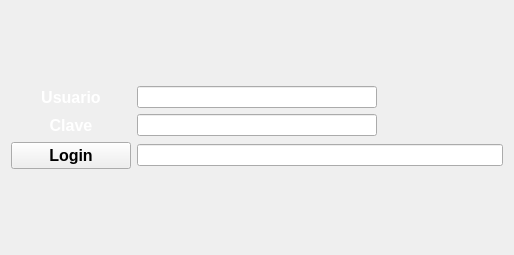
<?xml version="1.0" encoding="UTF-8"?>
<ui version="4.0">
 <class>Login</class>
 <widget class="QWidget" name="Login">
  <property name="geometry">
   <rect>
    <x>0</x>
    <y>0</y>
    <width>514</width>
    <height>255</height>
   </rect>
  </property>
  <property name="windowTitle">
   <string>Login</string>
  </property>
  <layout class="QGridLayout" name="gridLayout_4">
   <item row="0" column="0">
    <layout class="QGridLayout" name="gridLayout_3">
     <item row="0" column="1" colspan="2">
      <widget class="QLineEdit" name="leUsuario"/>
     </item>
     <item row="1" column="1" colspan="2">
      <widget class="QLineEdit" name="leClave"/>
     </item>
     <item row="1" column="0">
      <widget class="QLabel" name="lClave">
       <property name="font">
        <font>
         <pointsize>12</pointsize>
         <bold>true</bold>
        </font>
       </property>
       <property name="styleSheet">
        <string notr="true">color:white;</string>
       </property>
       <property name="text">
        <string>Clave</string>
       </property>
       <property name="alignment">
        <set>Qt::AlignCenter</set>
       </property>
      </widget>
     </item>
     <item row="2" column="0">
      <widget class="QPushButton" name="pbIngresar">
       <property name="font">
        <font>
         <pointsize>12</pointsize>
         <bold>true</bold>
        </font>
       </property>
       <property name="text">
        <string>Login</string>
       </property>
      </widget>
     </item>
     <item row="2" column="1" colspan="3">
      <widget class="QLineEdit" name="leURL"/>
     </item>
     <item row="0" column="0">
      <widget class="QLabel" name="lUsuario">
       <property name="font">
        <font>
         <pointsize>12</pointsize>
         <bold>true</bold>
        </font>
       </property>
       <property name="styleSheet">
        <string notr="true">color:white;</string>
       </property>
       <property name="text">
        <string>Usuario</string>
       </property>
       <property name="alignment">
        <set>Qt::AlignCenter</set>
       </property>
      </widget>
     </item>
    </layout>
   </item>
  </layout>
 </widget>
 <resources/>
 <connections/>
</ui>
